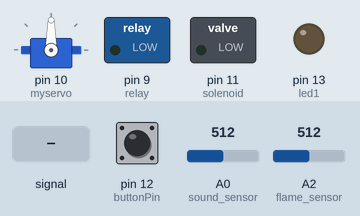
Bench run of a sketch on a simulated Arduino Uno, built with avr-gcc and run on an emulated ATmega328P. Parts: servo, switched loads named in the sketch (green lamp = pin HIGH), output pins drawn as LEDs (lit = HIGH). Inputs (shaded band) come from the test bench; at power-on: pin 12 (buttonPin) HIGH, A0 (sound_sensor) = 512, A2 (flame_sensor) = 512. What the sketch prints to the serial monitor is not drawn.

Above: at 1.2 s.
1.3 s: pin 12 (buttonPin) pulled LOW for 0.15 s
At 1.85 s:
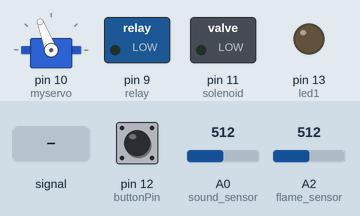
3.5 s: A0 (sound_sensor) fed a 200 Hz sine of ±81 counts around its level
At 6.1 s:
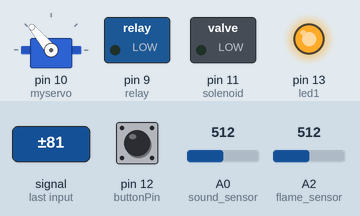
6.5 s: pin 12 (buttonPin) pulled LOW for 3.2 s
13.1 s: A0 (sound_sensor) set to 512
At 13.7 s:
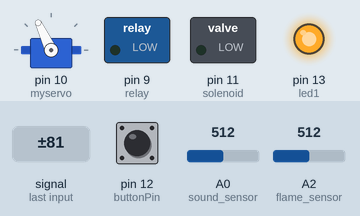
16.1 s: A0 (sound_sensor) set to 493
At 17.87 s:
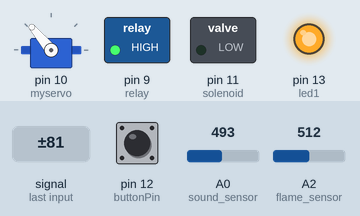
Timing chart, 0 to 20.1 s (numbered marks = the images above; inputs shaded):
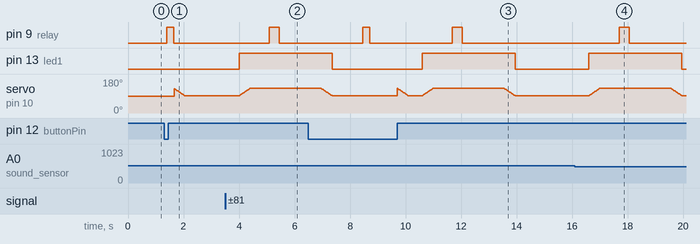

Measured:
- the behaviour switches between 504 and 503 on A0 (sound_sensor) (found by bisection; images 3 and 4)
- after the input at 1.3 s, pin 9 (relay): LOW → HIGH after 0.10 s, → LOW 0.25 s later
- after the input at 3.5 s, pin 9 (relay): LOW → HIGH after 1.6 s, → LOW 0.36 s later; pin 13 (led1): LOW → HIGH after 0.50 s; servo on pin 10 (myservo): moves from 92° to 130° over 0.36 s, starting after 0.52 s
- after the input at 13.1 s, pin 13 (led1): goes on until 13.9 s, then stays LOW; servo on pin 10 (myservo): goes on until 13.9 s, then stays 92°
- after the input at 16.1 s, pin 9 (relay): LOW → HIGH after 1.6 s, → LOW 0.36 s later; pin 13 (led1): LOW → HIGH after 0.50 s, → LOW 3.3 s later; servo on pin 10 (myservo): rises from 92° to 130° in 0.36 s, then falls to 92° in 3.0 s

The sketch:

Ignition.ino
```cpp
#include <Servo.h>

Servo myservo;

int sound_sensor = A0;
int led1 = 13;
int solenoid = 11;
int relay = 9;
int flame = 2;
int pos = 0;
int flame_sensor = A2; // variable to store the value coming from the sensor
int buttonPin = 12;
int buttonIgniter;

const int max_SoundThresh = 481;
const int min_SoundThresh = 503;
const int FlameThresh = 1050;


void setup()
{
  Serial.begin(115200);


  pinMode(led1, OUTPUT);
  pinMode(solenoid, OUTPUT);
  pinMode(relay, OUTPUT);
  pinMode(flame, INPUT);
  pinMode(flame_sensor, INPUT);
  pinMode(sound_sensor, INPUT);
  pinMode(buttonPin, INPUT_PULLUP);

  myservo.attach(10); //need to check this one again if it's possible to write it in a different way
}


void loop()
{
  //analogRead(sound_sensor);
  //int analogSoundVal = analogRead(sound_sensor);
  //analogRead(sound_sensor);
  //Serial.println(analogRead(sound_sensor));
  //delay(10);

    int analogSoundVal = analogRead(sound_sensor);
    analogRead(sound_sensor);

    //Serial.println(analogRead(sound_sensor));
    //delay(10);

    if (analogSoundVal >= max_SoundThresh) {
    //int buttonValue = digitalRead(buttonPin);
    //if (buttonValue == LOW) {
      //if (analogSoundVal >= max_SoundThresh) {
      //int analogPerma = analogSoundVal;
      if (analogSoundVal <= min_SoundThresh) {
        //Serial.print("CLAP DETECTED! ");
        //Serial.print("Sensor Value: ");
        //Serial.println(analogRead(sound));
        //Serial.println(digitalRead(buttonPin));
        delay(500);

        digitalWrite(led1, HIGH);

        for (pos = 92; pos <= 130; pos+=1) { //92 degrees is the home position of the servo
        myservo.write(pos);
        delay(10);
        }

        delay(700);

        for (int i=0; i<=35; i++) { //time period where the relay is closed/in-contact
          digitalWrite(relay, HIGH);
          delay(10);
        }

        digitalWrite(relay, LOW);

        int analogFlameVal = analogRead(flame_sensor);
        analogRead(flame_sensor);

        //int x = buttonValue;
        //int buttonValue = digitalRead(buttonPin);
        //delay(100);

        //custom flame closing
        //for (0; buttonValue == 0; digitalRead(buttonPin)){
        //for (0; analogFlameVal >= FlameThresh; analogRead(flame_sensor)) {
          //delay(100);
          //digitalRead(buttonPin);
          //int buttonValue = digitalRead(buttonPin);
          //Serial.println(digitalRead(buttonValue));
          //Serial.println(analogRead(analogFlameVal));
          //analogRead(flame_sensor);
          //int analogFlameVal = analogRead(flame_sensor);
          //if (analogFlameVal < FlameThresh) {
          //if (buttonValue == 1) {
            //break;
          //}
          //}
        //}
        //Serial.println(buttonValue);
        //Serial.println(analogFlameVal);

        delay(1500);

        for (pos = 130; pos >= 92; pos-=1) { //turn servo motor back //closing butane valve
        myservo.write(pos);
        delay(10);
        }
        digitalWrite(led1, LOW);
        delay(1000);
        }

        int buttonValue = digitalRead(buttonPin);
        if (buttonValue == LOW) {
          FireButton(buttonIgniter);
        }

    }

// separate activation method ----------------------------------------------------------------------------------------

  digitalRead(buttonPin);

  //int buttonValue = digitalRead(buttonPin);
  //if (buttonValue == LOW) {
    //for (pos = 92; pos <= 130; pos+=1) { //92 degrees is the home position of the servo
        //myservo.write(pos);
        //delay(10);
        //}
    //delay(100);
    //for (int i=0; i<=49; i++) { //time period where the relay is closed/in-contact
          //digitalWrite(relay, HIGH);
          //delay(5);
        //}
        //digitalWrite(relay, LOW);
    //for ( 0; buttonValue == 0; digitalRead(buttonPin)) {
          //delay(100);
          //digitalRead(buttonPin);
          //int buttonValue = digitalRead(buttonPin);
          //Serial.println(digitalRead(buttonValue));
          //int buttonValue = digitalRead(buttonPin);
          //Serial.println(analogRead(analogFlameVal));
          //analogFlameVal = analogRead(A2);
          //if (buttonValue == 1) {
            //break;
          //}
        //}
        //for (pos = 130; pos >= 92; pos-=1) { //92 degrees is the home position of the servo
        //myservo.write(pos);
        //delay(10);
        //}

       //the sequence ends
       //}

}

void FireButton(int buttonIgniter) {
  int buttonValue = digitalRead(buttonPin);
  for (pos = 92; pos <= 10; pos +=1) {
    myservo.write(pos);
    delay(10);
  }
  delay(100);
  for (int i=0; i<=49; i++) {
    digitalWrite(relay, HIGH);
    delay(5);
  }
  digitalWrite(relay, LOW);
  for (buttonValue = 0; buttonValue == 0; digitalRead(buttonPin)) {
    digitalRead(buttonPin);
    int buttonValue = digitalRead(buttonPin);
    Serial.println(digitalRead(buttonValue));
    if (buttonValue == 1) {
      break;
    }
  }
  for (pos = 130; pos >=92; pos-=1) {
    myservo.write(pos);
    delay(10);
  }
}


  
```
